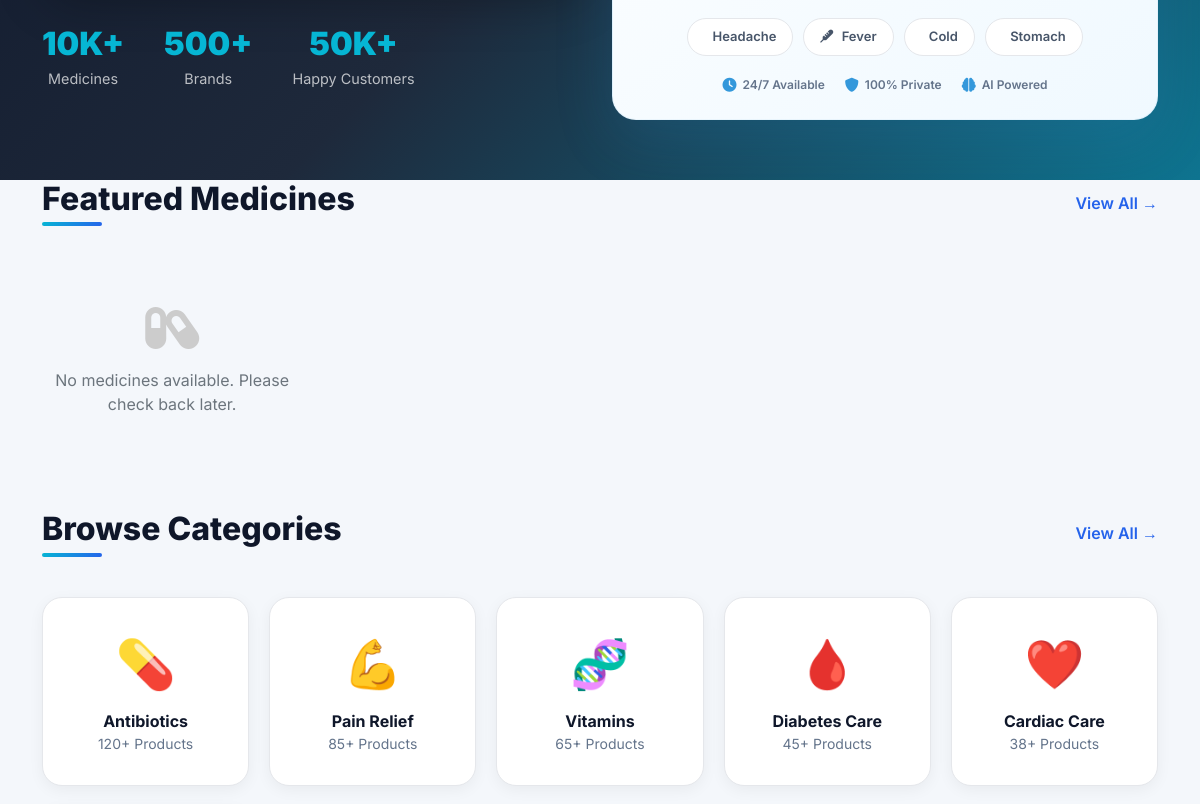
/ (middle part), run on an earlier commit of the app's database.
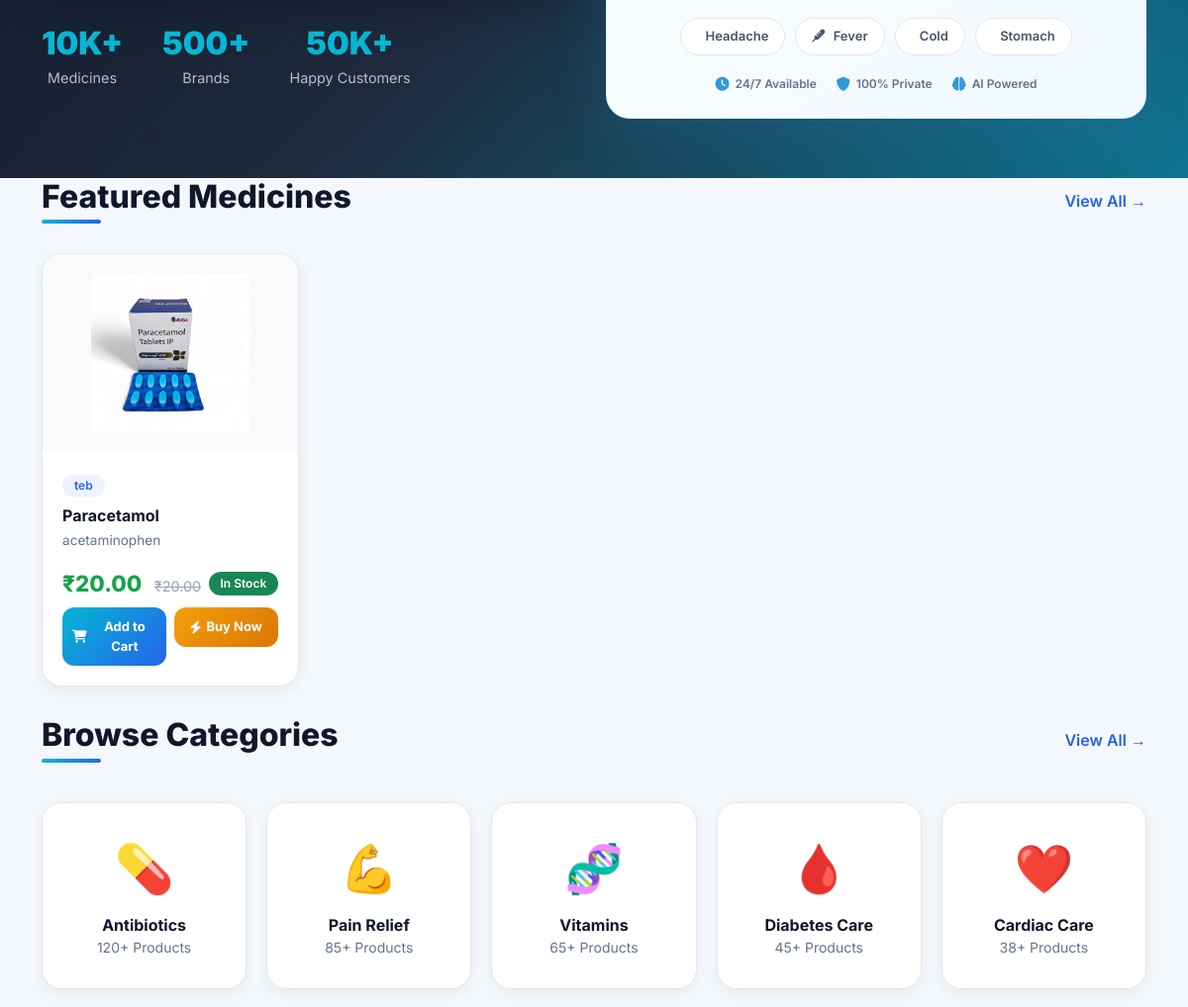
And on a later commit of the database.
### store/models.py (models this page shows, shortened)
class Medicine(models.Model):
    TABLET = 'TAB'
    CAPSULE = 'CAP'
    SYRUP = 'SYR'
    INJECTION = 'INJ'
    CREAM = 'CRM'
    DROPS = 'DRP'
    OTHER = 'OTH'
    MEDICINE_TYPES = [
        (TABLET, 'Tablet'),
        (CAPSULE, 'Capsule'),
        (SYRUP, 'Syrup'),
        (INJECTION, 'Injection'),
        (CREAM, 'Cream'),
        (DROPS, 'Drops'),
        (OTHER, 'Other'),
    ]
    name = models.CharField(max_length=200)
    category = models.ForeignKey(Category, on_delete=models.CASCADE, related_name='medicines')
    medicine_type = models.CharField(max_length=3, choices=MEDICINE_TYPES, default=TABLET)
    generic_name = models.CharField(max_length=200, blank=True)
    manufacturer = models.CharField(max_length=200)
    composition = models.TextField(blank=True, help_text="Active ingredients and composition")
    purchase_price = models.DecimalField(max_digits=10, decimal_places=2)
    selling_price = models.DecimalField(max_digits=10, decimal_places=2)
    mrp = models.DecimalField(max_digits=10, decimal_places=2)
    discount_percentage = models.DecimalField(max_digits=5, decimal_places=2, default=0)
    quantity = models.IntegerField(default=0)
    reorder_level = models.IntegerField(default=10)
    batch_number = models.CharField(max_length=50)
    expiry_date = models.DateField()
    description = models.TextField(blank=True)
    image = models.ImageField(upload_to='medicines/', blank=True, null=True)
    prescription_required = models.BooleanField(default=False)
    is_active = models.BooleanField(default=True)
    created_at = models.DateTimeField(auto_now_add=True, null=True, blank=True)
    updated_at = models.DateTimeField(auto_now=True)
    class Meta:
        ordering = ['name']

class Category(models.Model):
    name = models.CharField(max_length=100)
    description = models.TextField(blank=True)
    created_at = models.DateTimeField(auto_now_add=True, null=True, blank=True)
    updated_at = models.DateTimeField(auto_now=True)
    class Meta:
        verbose_name_plural = "Categories"

### store/views.py (the view)
# urls.py: 2. Add a URL to urlpatterns:  path('', views.home, name='home')
def home(request):
    featured_medicines = Medicine.objects.filter(is_active=True)[:8]
    categories = Category.objects.annotate(
        medicine_count=Count('medicines')
    ).filter(medicine_count__gt=0)[:6]
    cart_count = 0
    if request.user.is_authenticated:
        cart = Cart.objects.filter(user=request.user).first()
        if cart:
            cart_count = cart.items.count()
    context = {
        'featured_medicines': featured_medicines,
        'categories': categories,
        'cart_count': cart_count,
    }
    return render(request, 'Store/home.html', context)

### store/templates/store/home.html (shortened to what the changed rows need)
{% extends 'Store/header.html' %}
{% load static %}
{% block extra_css %}
   <link rel="stylesheet" href="{% static 'css/new.css' %}">
    <link rel="stylesheet" href="{% static 'css/home.css' %}">
{% endblock %}
{% block content %}
<div class="container">
    <div class="section-header">
        <h2>Featured Medicines</h2>
    </div>
    <div class="medicine-grid">
    {% for medicine in featured_medicines %}
        <div class="medicine-card" onclick="window.location.href='{% url 'store:medicine_detail' medicine.id %}'" style="cursor: pointer;">
            <div class="card-img">
                {% if medicine.image %}
                    <img src="{{ medicine.image.url }}" alt="{{ medicine.name }}">
                {% else %}
                    <div class="placeholder">💊</div>
                {% endif %}
            </div>
            <div class="card-body">
                <span class="category-tag">{{ medicine.category.name }}</span>
                <h5>{{ medicine.name }}</h5>
                <p style="font-size: 0.85rem; color: #64748b;">{{ medicine.generic_name|default:'' }}</p>
                <div class="d-flex align-items-center justify-content-between mb-2">
                    <div>
                        <span class="price">₹{{ medicine.selling_price }}</span>
                        <span class="mrp">₹{{ medicine.mrp }}</span>
                    </div>
                    <span class="stock-badge {% if medicine.quantity > 10 %}bg-success{% elif medicine.quantity > 0 %}bg-warning{% else %}bg-danger{% endif %} text-white">
                        {% if medicine.quantity > 10 %}In Stock{% elif medicine.quantity > 0 %}Low Stock{% else %}Out of Stock{% endif %}
                    </span>
                </div>
                <div class="d-flex gap-2">
                    <form method="post" action="{% url 'store:add_to_cart' medicine.id %}" style="flex: 1;" onclick="event.stopPropagation();">
                        <button type="submit" class="btn-add-cart" {% if medicine.quantity == 0 %}disabled{% endif %}>
                            <i class="fas fa-shopping-cart"></i>
                            {% if medicine.quantity == 0 %}Out of Stock{% else %}Add to Cart{% endif %}
                        </button>
                    </form>
                    <form method="post" action="{% url 'store:add_to_cart' medicine.id %}" style="flex: 1;" onclick="event.stopPropagation();">
                        <button type="submit" class="btn-buy-now" {% if medicine.quantity == 0 %}disabled{% endif %}>
                            <i class="fas fa-bolt"></i> Buy Now
                        </button>
                    </form>
                </div>
            </div>
        </div>
        {% empty %}
            <div class="col-12 text-center py-5">
                <i class="fas fa-capsules" style="font-size: 3rem; color: #ccc;"></i>
                <p class="text-muted mt-3">No medicines available. Please check back later.</p>
            </div>
        {% endfor %}
    </div>
</div>
<div class="container">
    <div class="section-header">
        <h2>Browse Categories</h2>
    </div>
</div>
{% endblock %}

What changed in the data, as far as the page shows it:
added Medicine: image (picture), category.name "teb", name "Paracetamol", generic_name "acetaminophen", selling_price "20.00", mrp "20.00", quantity "In Stock"
Also different on the page:
text no longer shown: "No medicines available. Please check back later."
